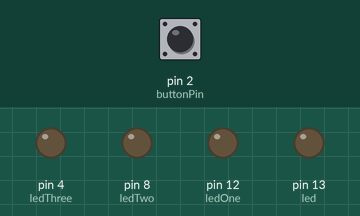
Simulated run of this sketch. Board: Arduino Uno, built with avr-gcc and run on an emulated ATmega328P. Parts: output pins drawn as LEDs (lit = HIGH). The inputs (shaded band) are chosen by the test bench; at power-on: pin 2 (buttonPin) LOW.

Above: at 1.7 s.
1.8 s: pin 2 (buttonPin) pulled HIGH for 0.55 s
At 2.47 s:
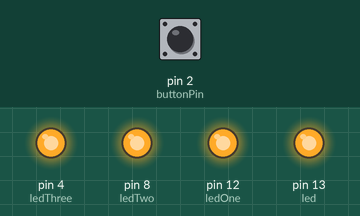
At 3.05 s:
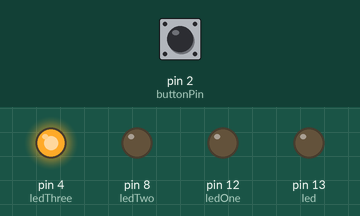
4.8 s: pin 2 (buttonPin) pulled HIGH for 3.2 s
At 5.3 s:
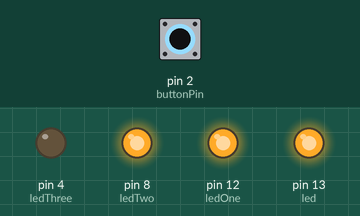
Timing chart, 0 to 10.1 s (numbered marks = the images above; inputs shaded):
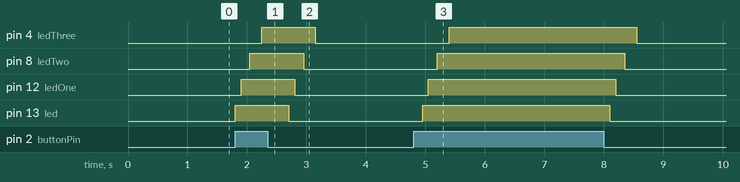

The sketch:

delay.ino
```cpp
int led = 13;
int ledOne = 12;
int ledTwo = 8;
int ledThree = 4;


int buttonPin = 2;
int buttonState = 0;

void setup() {
  // initialize digital pin 13 as an output.
  pinMode(led, OUTPUT);
  pinMode(ledOne, OUTPUT);
  pinMode(ledTwo, OUTPUT);
  pinMode(ledThree, OUTPUT);
  pinMode(buttonPin, INPUT);
}

// the loop function runs over and over again forever
void loop() {

  buttonState = digitalRead(buttonPin);

  if (buttonState == HIGH) {

    digitalWrite(led, HIGH);
    delay(100);
    digitalWrite(ledOne, HIGH);
    delay(150);
    digitalWrite(ledTwo, HIGH);
    delay(200);
    digitalWrite(ledThree, HIGH);
  }

  if (buttonState == LOW) {
    digitalWrite(led, LOW);
    delay(100);
    digitalWrite(ledOne, LOW);
    delay(150);
    digitalWrite(ledTwo, LOW);
    delay(200);
    digitalWrite(ledThree, LOW);

  }

}
```

Measured:
- after the input at 1.8 s, pin 4 (ledThree): LOW → HIGH after 0.45 s, → LOW 0.90 s later; pin 8 (ledTwo): LOW → HIGH after 0.25 s, → LOW 0.90 s later; pin 12 (ledOne): LOW → HIGH after 0.10 s, → LOW 0.90 s later; pin 13 (led): LOW → HIGH at once, → LOW 0.90 s later
- after the input at 4.8 s, pin 4 (ledThree): LOW → HIGH after 0.60 s, → LOW 3.2 s later; pin 8 (ledTwo): LOW → HIGH after 0.40 s, → LOW 3.2 s later; pin 12 (ledOne): LOW → HIGH after 0.25 s, → LOW 3.2 s later; pin 13 (led): LOW → HIGH after 0.15 s, → LOW 3.2 s later
